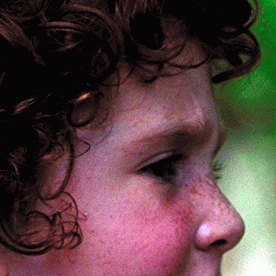
#> input picture face.png, 276 x 276 px
$ python denoising_comparison1.py
#> lines starting #> are read from the running program, lines starting #| are printed output that depends on the picture

import numpy as np
import matplotlib.pyplot as plt
from skimage import io, metrics
from skimage.util import random_noise
import pywt
from bm3d import bm3d  # If installation fails, replace with: from skimage.restoration import denoise_bm3d as bm3d

# -------------------- Utility Functions --------------------
def load_and_noise(image_path, sigma=25):
    """Load grayscale image and add Gaussian noise."""
#> called with image_path = 'face.png', sigma = 25
    img = io.imread(image_path, as_gray=True).astype(np.float64)
#> img: shape (276, 276) float64; min 0.0185, max 0.989, mean 0.274
    noisy = random_noise(img, mode='gaussian', var=(sigma/255.)**2)
#| Noisy PSNR: 20.97 dB
    return img, noisy

def psnr(img1, img2):
    """Peak Signal-to-Noise Ratio."""
    return metrics.peak_signal_noise_ratio(img1, img2, data_range=1.0)

def ssim(img1, img2):
    """Structural Similarity Index."""
    return metrics.structural_similarity(img1, img2, data_range=1.0)

def estimate_noise_sigma(noisy, wavelet='db4'):
    """Estimate noise standard deviation using median of finest wavelet details."""
    coeffs = pywt.wavedec2(noisy, wavelet, level=None)
    # Take the finest level (most detailed) coefficients in three orientations
    cH, cV, cD = coeffs[-1]
    detail = np.concatenate([cH.ravel(), cV.ravel(), cD.ravel()])
    sigma = np.median(np.abs(detail)) / 0.6745
    return sigma

# -------------------- ADMM-TV Denoising --------------------
def admm_tv_denoise(noisy, lambd=0.05, rho=0.1, max_iter=50):
    """ADMM for Total Variation denoising (isotropic TV) with FFT solver."""
#> called with lambd = 0.05, rho = 0.1, max_iter = 50
    x = noisy.copy()
    # y and u are tuples of two components (x-gradient, y-gradient)
    y = (np.zeros_like(noisy), np.zeros_like(noisy))
    u = (np.zeros_like(noisy), np.zeros_like(noisy))

    def Dx(x): return np.roll(x, -1, axis=1) - x
    def Dy(x): return np.roll(x, -1, axis=0) - x
    def Dxt(y): return np.roll(y, 1, axis=1) - y
    def Dyt(y): return np.roll(y, 1, axis=0) - y

    def shrink(z, threshold):
        norm = np.sqrt(z[0]**2 + z[1]**2)
        factor = np.maximum(1 - threshold / (norm + 1e-10), 0)
        return (z[0] * factor, z[1] * factor)

    from numpy.fft import fft2, ifft2
    h, w = noisy.shape
#> h = 276; w = 276
    wx = np.fft.fftfreq(w).reshape(1, -1)
    wy = np.fft.fftfreq(h).reshape(-1, 1)
    Kx = 1 - np.exp(-2j * np.pi * wx)
    Ky = 1 - np.exp(-2j * np.pi * wy)
    H = 1 + rho * (np.abs(Kx)**2 + np.abs(Ky)**2)   # fixed denominator

    for i in range(max_iter):
        yx, yy = y
        ux, uy = u
        rhs = noisy + rho * (Dxt(yx - ux) + Dyt(yy - uy))
        x = np.real(ifft2(fft2(rhs) / H))

        Dxx = Dx(x)
        Dyy = Dy(x)
        vx = Dxx + ux
        vy = Dyy + uy
        sx, sy = shrink((vx, vy), lambd / rho)
        y = (sx, sy)

        ux = ux + Dxx - sx
        uy = uy + Dyy - sy
        u = (ux, uy)
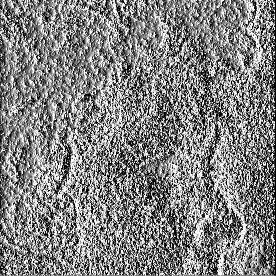
#> ux: shape (276, 276) float64; min -0.5, max 0.5, mean 0.0107; drawn with min black and max white
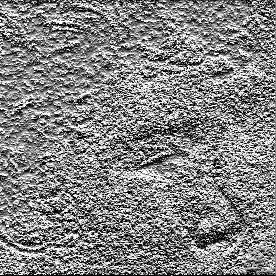
#> uy: shape (276, 276) float64; min -0.5, max 0.5, mean 0.0142; drawn with min black and max white
    return x

# -------------------- ISTA / FISTA Denoising (Wavelet) --------------------
def ista_wavelet_denoise(noisy, wavelet='db4', lambd=None, step_size=1, max_iter=100, return_history=False):
    """
    ISTA for wavelet-based denoising.
    If lambd is None, use universal threshold from estimated noise sigma.
    """
    if lambd is None:
        sigma_hat = estimate_noise_sigma(noisy, wavelet)
#> in estimate_noise_sigma, `coeffs = pywt.wavedec2(noisy, wavelet, level=None)`: coeffs = 6 items
#> in estimate_noise_sigma, `cH, cV, cD = coeffs[-1]`:
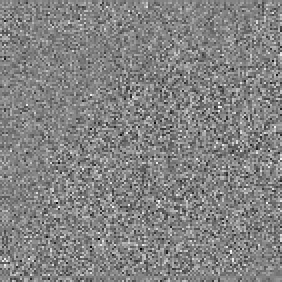
#> cH: shape (141, 141) float64 (shown 2 times larger); min -0.391, max 0.373, mean 0.00217; drawn with min black and max white
#> in estimate_noise_sigma, `cH, cV, cD = coeffs[-1]`:
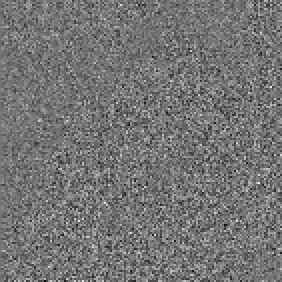
#> cV: shape (141, 141) float64 (shown 2 times larger); min -0.396, max 0.472, mean 0.00234; drawn with min black and max white
#> in estimate_noise_sigma, `cH, cV, cD = coeffs[-1]`:
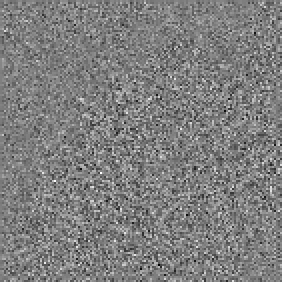
#> cD: shape (141, 141) float64 (shown 2 times larger); min -0.391, max 0.393, mean -0.000383; drawn with min black and max white
#> in estimate_noise_sigma, `sigma = np.median(np.abs(detail)) / 0.6745`: sigma = 0.0848
#> sigma_hat = 0.0848
        lambd = sigma_hat * np.sqrt(2 * np.log(noisy.size))
#> lambd = 0.402
    x = noisy.copy()
    psnr_history = [] if return_history else None
    for _ in range(max_iter):
        grad = x - noisy
        v = x - step_size * grad
        # Wavelet soft thresholding
        coeffs = pywt.wavedec2(v, wavelet, level=None)
        coeffs_thresh = list(coeffs)
        coeffs_thresh[0] = coeffs[0]   # keep approximation
        for j in range(1, len(coeffs)):
            cH, cV, cD = coeffs[j]
            cH = pywt.threshold(cH, step_size * lambd, mode='soft')
            cV = pywt.threshold(cV, step_size * lambd, mode='soft')
            cD = pywt.threshold(cD, step_size * lambd, mode='soft')
            coeffs_thresh[j] = (cH, cV, cD)
        x_new = pywt.waverec2(coeffs_thresh, wavelet)
        x_new = x_new[:noisy.shape[0], :noisy.shape[1]]
        x = x_new
        if return_history:
            # To record PSNR we would need the clean image; we skip here.
            # History is handled externally in the demonstration below.
            pass
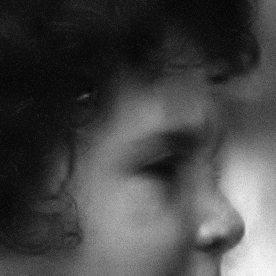
#> v: shape (276, 276) float64; min 0.0151, max 0.962, mean 0.282
    return x

def fista_wavelet_denoise(noisy, wavelet='db4', lambd=None, step_size=1, max_iter=100):
    """FISTA for wavelet-based denoising."""
#> called with wavelet = 'db4', step_size = 0.2, max_iter = 200
    if lambd is None:
        sigma_hat = estimate_noise_sigma(noisy, wavelet)
#> sigma_hat = 0.0848
        lambd = sigma_hat * np.sqrt(2 * np.log(noisy.size))
#> lambd = 0.402
    x = noisy.copy()
    y = x.copy()
    t = 1.0
    for k in range(max_iter):
        x_old = x.copy()
        grad = y - noisy
        v = y - step_size * grad
        coeffs = pywt.wavedec2(v, wavelet, level=None)
        coeffs_thresh = list(coeffs)
        coeffs_thresh[0] = coeffs[0]
        for j in range(1, len(coeffs)):
            cH, cV, cD = coeffs[j]
            cH = pywt.threshold(cH, step_size * lambd, mode='soft')
            cV = pywt.threshold(cV, step_size * lambd, mode='soft')
            cD = pywt.threshold(cD, step_size * lambd, mode='soft')
            coeffs_thresh[j] = (cH, cV, cD)
        x = pywt.waverec2(coeffs_thresh, wavelet)
        x = x[:noisy.shape[0], :noisy.shape[1]]
        t_new = (1 + np.sqrt(1 + 4 * t**2)) / 2
        y = x + ((t - 1) / t_new) * (x - x_old)
        t = t_new
#> this loop made 200 passes
#> pass 3, in fista_wavelet_denoise, `grad = y - noisy`:
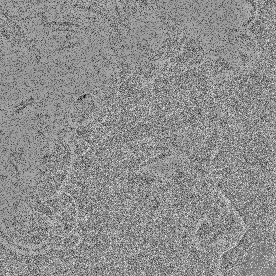
#> grad: shape (276, 276) float64; min -0.416, max 0.33, mean -0.000145; drawn with min black and max white
    return x

# -------------------- BM3D Denoising --------------------
def bm3d_denoise(noisy, sigma):
    """BM3D denoising (input image range [0,1], sigma in same range)."""
    return bm3d(noisy, sigma)

# -------------------- Main --------------------
if __name__ == '__main__':
    # Parameters
    sigma = 25
    image_path = 'face.png'   # Replace with your image path
    wavelet = 'db4'
    max_iter = 200
    step_size = 0.2

    # Load image
    img_clean, img_noisy = load_and_noise(image_path, sigma)
    print(f'Noisy PSNR: {psnr(img_clean, img_noisy):.2f} dB')

    # Run denoising algorithms
    print('Running ADMM-TV...')
    img_admm = admm_tv_denoise(img_noisy, lambd=0.05, rho=0.1, max_iter=50)

    print('Running ISTA...')
    img_ista = ista_wavelet_denoise(img_noisy, wavelet=wavelet, lambd=None,
                                    step_size=step_size, max_iter=max_iter)

    print('Running FISTA...')
    img_fista = fista_wavelet_denoise(img_noisy, wavelet=wavelet, lambd=None,
                                      step_size=step_size, max_iter=max_iter)

    print('Running BM3D...')
    img_bm3d = bm3d_denoise(img_noisy, sigma/255.)
#> (the run stopped early here; a loop or call above may not have finished)
